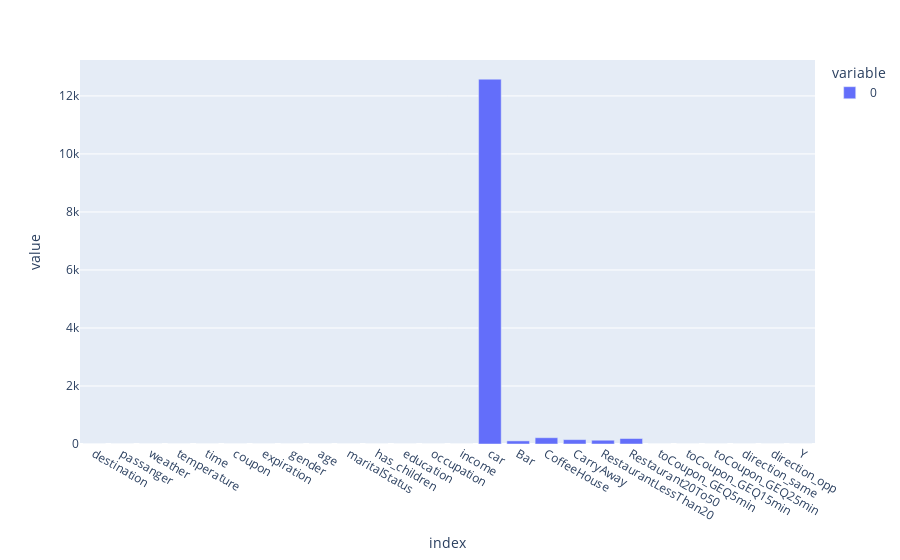

The cell this chart's notebook holds for it:
### Markdown cell above
2. Investigate the dataset for missing or problematic data.

### Code cell
# The name of the column 'passanger' is spelled wrong.

# The columns describing user habits have missing values.
print('Bar unique values: ' + str(data['Bar'].unique()))
print('CoffeeHouse unique values: ' + str(data['CoffeeHouse'].unique()))
print('CarryAway unique values: ' + str(data['CarryAway'].unique()))
print('RestaurantLessThan20 unique values: ' + str(data['RestaurantLessThan20'].unique()))
print('Restaurant20To50 unique values: ' + str(data['Restaurant20To50'].unique()))

# The 'time' column is a string but could be numerical.
# If it were numerical, time could be compared more
# easily in a hierarchy of time.

# The column describing whether or not the coupon was
# accepted is named a rather undescriptive 'Y'.

# When the null values are totaled, the 'car' column has
# by far the most missing values. It is mostly missing values.
nulls_per_column = data.apply(lambda x: x.isnull()).sum()
px.bar(nulls_per_column)

### Figure 1 — Plotly figure (JSON) as saved in the notebook; plotly's stock layout.template omitted (floating-point values rounded to 4 significant figures)
{"data": [{"alignmentgroup": "True", "hovertemplate": "variable=0<br>index=%{x}<br>value=%{y}<extra></extra>", "legendgroup": "0", "marker": {"color": "#636efa", "pattern": {"shape": ""}}, "name": "0", "offsetgroup": "0", "orientation": "v", "showlegend": true, "textposition": "auto", "type": "bar", "x": ["destination", "passanger", "weather", "temperature", "time", "coupon", "expiration", "gender", "age", "maritalStatus", "has_children", "education", "occupation", "income", "car", "Bar", "CoffeeHouse", "CarryAway", "RestaurantLessThan20", "Restaurant20To50", "toCoupon_GEQ5min", "toCoupon_GEQ15min", "toCoupon_GEQ25min", "direction_same", "direction_opp", "Y"], "xaxis": "x", "y": [0, 0, 0, 0, 0, 0, 0, 0, 0, 0, 0, 0, 0, 0, 12576, 107, 217, 151, 130, 189, 0, 0, 0, 0, 0, 0], "yaxis": "y"}], "layout": {"barmode": "relative", "legend": {"title": {"text": "variable"}, "tracegroupgap": 0}, "margin": {"t": 60}, "xaxis": {"anchor": "y", "domain": [0, 1], "title": {"text": "index"}}, "yaxis": {"anchor": "x", "domain": [0, 1], "title": {"text": "value"}}}}
